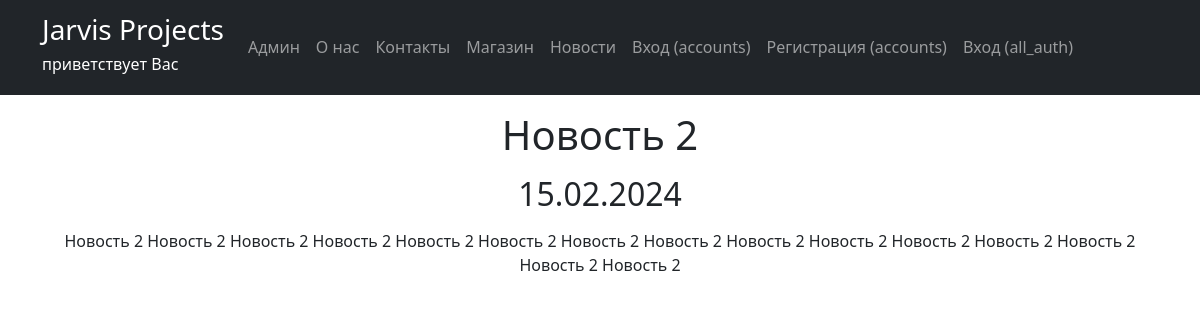
The page /newsportal/posts/19 on the database its author committed.
### newsportal/models.py (models this page shows, shortened)
class Post(models.Model):
    author = models.ForeignKey(Author, on_delete=models.CASCADE)
    postCategory = models.ManyToManyField(Category, through='PostCategory', verbose_name='Категория')
    CATEGORY_CHOICES = (
        ('NW', 'Новость'),
        ('AR', 'Статья'),
    )
    categoryType = models.CharField(max_length=2, choices=CATEGORY_CHOICES)
    dateCreation = models.DateTimeField(auto_now_add=True)
    title = models.CharField(max_length=128, verbose_name='Заголовок')
    text = models.TextField(verbose_name='Содержание')
    rating = models.IntegerField(default=0)
    class Meta:
        verbose_name = 'Контент'
        verbose_name_plural = 'Контент'

### newsportal/views.py (the view)
# urls.py: path('posts/<int:pk>', PostDetail.as_view(), name='post'),
class PostDetail(DetailView):
    model = Post
    template_name = 'newsportal/post.html'
    context_object_name = 'post'

### newsportal/templatetags/custom_filters_newsportal.py (called while the page is built)
@register.filter()
def censor(value):
    stop_list = STOP_LIST_WORDS
    for word in value.split():
        if word.lower() in stop_list:
            value = value.replace(word, f'{word[0]}{"*" * (len(word)-1)}')
    return value

### newsportal/templates/newsportal/post.html (shortened to what this page needs)
{% extends 'flatpages/default.html' %}
{% load custom_filters_newsportal %}
{% block content %}
        <p>
                <h1> {{ post.title|censor }} </h1>
        </p>
        <p>
                <h2> {{ post.dateCreation|date:'d.m.Y'}} </h2>
        </p>
        {{ post.text|censor }}
{% endblock content %}

### rows shown on the page
Post: title|censor "Новость 2", dateCreation "15.02.2024", text|censor "Новость 2 Новость 2 Новость 2 Новость 2 Новость 2 Новость 2 Новость 2 Новость 2 Новость 2 Новость 2 Новость 2 Новость 2 Новость 2 Новость 2 Новость 2"
